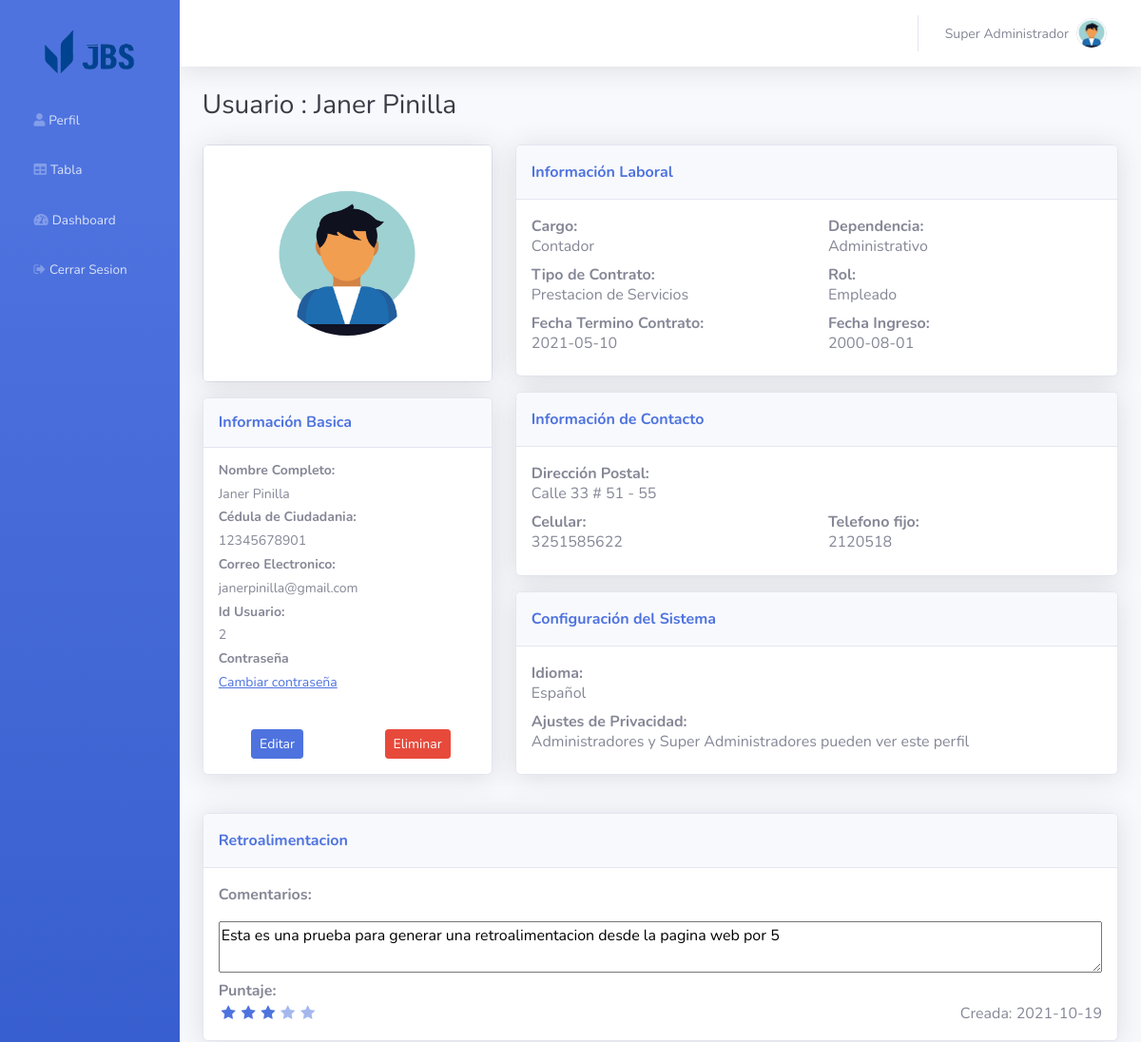
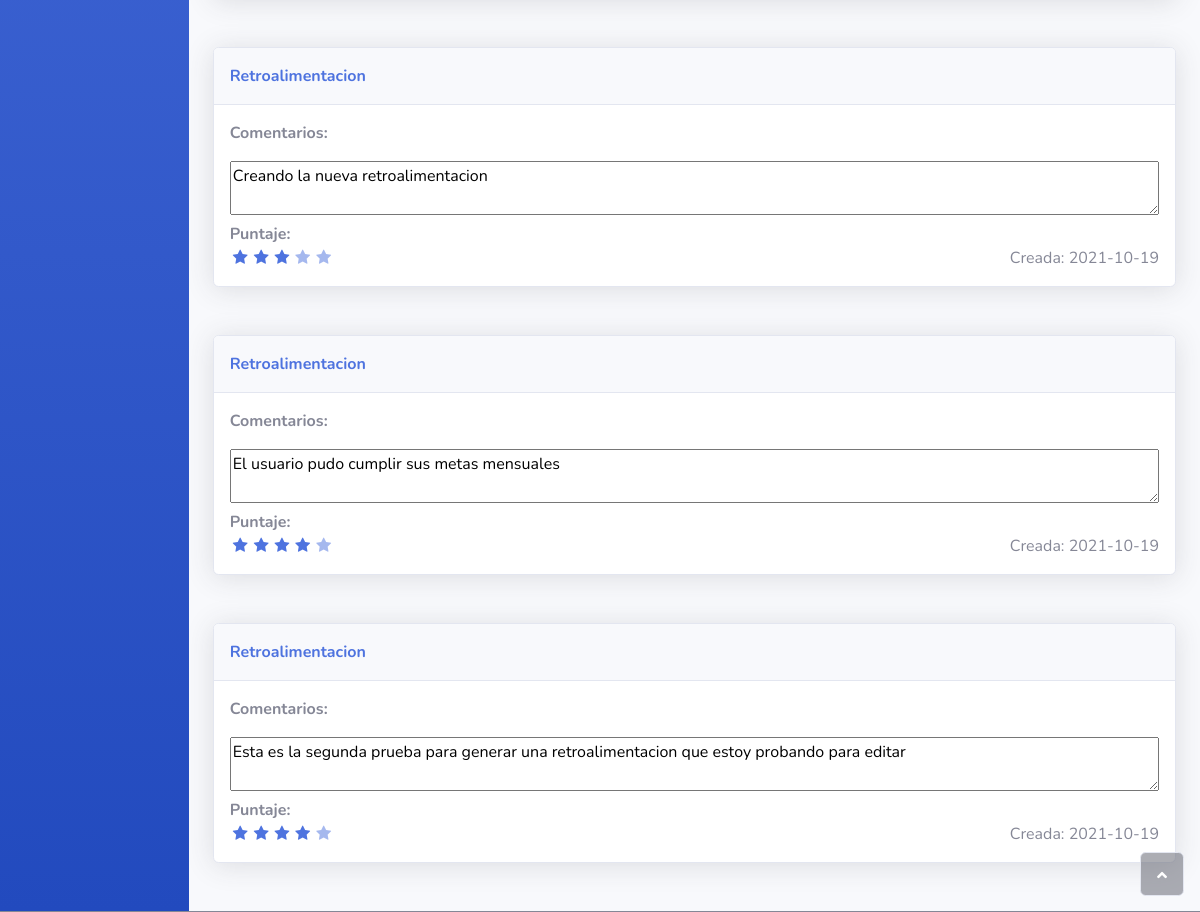
Screenshot of /system/view/2 (signed in) with the database file from the repository (2 pictures, top to bottom).
### flaskr/models/usuario.py (models this page shows, shortened)
class Usuario(UserMixin, sqla.Model):
    idUsuario = sqla.Column(sqla.Integer, primary_key=True, nullable=False)
    correo = sqla.Column(sqla.Text, nullable=False, unique=True)
    password = sqla.Column(sqla.Text, nullable=False)
    nombre = sqla.Column(sqla.Text, nullable=False)
    apellido = sqla.Column(sqla.Text, nullable=False)
    cedula = sqla.Column(sqla.Integer, nullable=False, unique=True)
    fecha_ingreso = sqla.Column(sqla.DateTime, nullable=False)
    fecha_contrato = sqla.Column(sqla.DateTime, nullable=False)
    tipo_contrato = sqla.Column(sqla.Text, nullable=False)
    cargo = sqla.Column(sqla.Text, nullable=False)
    dependencia = sqla.Column(sqla.Text, nullable=False)
    salario = sqla.Column(sqla.Float, nullable=False)
    estado = sqla.Column(sqla.Boolean, nullable=False, default=1)
    uuid = sqla.Column(sqla.String(64), nullable=False, default=lambda: str(uuid4()))
    idRol = sqla.Column(sqla.Integer, sqla.ForeignKey('rol.idRol'), nullable=False)
    nombreRol = sqla.relationship('Rol', backref=sqla.backref('usuarios', lazy=True))
    direccion = sqla.Column(sqla.String, nullable=False)
    celular = sqla.Column(sqla.Integer, nullable=False)
    telefono = sqla.Column(sqla.Integer, nullable=False)
    image = sqla.Column(sqla.Text, nullable=False)

### flaskr/models/rol.py (models this page shows)
class Rol(sqla.Model):
    idRol = sqla.Column(sqla.Integer, primary_key=True, nullable=False)
    tipo = sqla.Column(sqla.Text, nullable=False, unique=True)
    def __repr__(self):
        return self.tipo

### flaskr/models/retroalimentacion.py (models this page shows, shortened)
class Retroalimentacion(sqla.Model):
    idRetroalimentacion = sqla.Column(sqla.Integer, primary_key=True, nullable=False)
    idEmpleado = sqla.Column(sqla.Integer, sqla.ForeignKey('usuario.idUsuario'), nullable=False)
    idAdministrador = sqla.Column(sqla.Text, sqla.ForeignKey('usuario.idUsuario'), nullable=False)
    comentario = sqla.Column(sqla.Text, nullable=False)
    puntaje = sqla.Column(sqla.Integer, nullable=False)
    fecha = sqla.Column(sqla.DateTime, nullable=False, default=datetime.utcnow)

### flaskr/system.py (the view)
@bp.route("/view/<int:usuario_id>")
@login_required
@admin_required
def view(usuario_id):
    usuario = Usuario.query.filter_by(idUsuario=usuario_id, estado=1).first()
    error = None
    if not usuario:
        error = "El usuario con este id no se cnuentra en la base de datos"
    if error is None:
        if usuario.idRol == 3:
            retroalimentaciones = Retroalimentacion.query.filter_by(idEmpleado=usuario.idUsuario).order_by(Retroalimentacion.fecha.desc()).limit(5).all()
            return render_template('system/view.html',usuario=usuario, retroalimentaciones=retroalimentaciones)
        return render_template('system/view.html',usuario=usuario)
    flash(error, "danger")
    return redirect(url_for("system.table"))

### flaskr/templates/system/view.html (shortened to what this page needs)
{% extends 'base_after.html' %}
{% set active_page = 'Vista Usuario' %}
{% from "_flash_messages.html" import flash_messages %}
{% from "_retroalimentacion.html" import retroalimentacion %}
{% block container %}
<h3 class="text-dark mb-4">Usuario : {{usuario.nombre}} {{usuario.apellido}} </h3>
{% set flashes = get_flashed_messages(with_categories=true) %}
<div class="row mb-3">
    <div class="col-lg-4">
        <div class="card mb-3">
            <div class="card-body text-center shadow">
                <img class="rounded-circle mb-3 mt-4" src="{% if usuario.image %} {{ url_for('system.uploads', filename=usuario.image) }} {% else %} {{ url_for('static', filename='img/avatars/avatar.jpeg') }} {% endif %}" width="160" height="160">
            </div>
        </div>
        <div class="card shadow mb-4">
            <div class="card-header py-3">
                <h6 class="text-primary fw-bold m-0">Información Basica</h6>
            </div>
            <div class="card-body">
                <h4 class="small fw-bold">Nombre Completo: </h4>
                <h4 class="small"> {{usuario.nombre}} {{usuario.apellido}}</h4>
                <h4 class="small fw-bold">Cédula de Ciudadania: </h4>
                <h4 class="small"> {{usuario.cedula}} </h4>
                <h4 class="small fw-bold">Correo Electronico:</h4>
                <h4 class="small"> {{usuario.correo }} </h4>
                <h4 class="small fw-bold">Id Usuario:</h4>
                <h4 class="small">{{usuario.idUsuario}} </hh4>
                <h4 class="small fw-bold">Contraseña<br></h4>
                <a class="card-link" href="{{url_for('system.nueva_contrasena')}}" target="_blank"onclick="return confirm(&#39;Se enviara una nueva contraseña al correo del usuario ?&#39;)">
                    <h4 class="small">Cambiar contraseña</h4>
                </a>
            </div>
            <div class="card-body">
                <div class="row">
                    <div class="col" style="text-align: center;">
                        <a class="btn btn-primary btn-sm" role="button" style="margin: auto;" href="{{ url_for('system.edit', usuario_id=usuario.idUsuario) }}">Editar</a>
                    </div>
                    <div class="col" style="text-align: center;">
                        <a class="btn btn-danger btn-sm" role="button" style="margin: auto;" href="{{ url_for('system.delete', usuario_id=usuario.idUsuario) }}" onclick="return confirm(&#39;Esta seguro de eliminar a este usuario?&#39;);">Eliminar</a>
                    </div>
                </div>
            </div>
        </div>
    </div>
    <div class="col-lg-8">
        <div class="row">
            <div class="col">
                <div class="card shadow mb-3">
                    <div class="card-header py-3">
                        <p class="text-primary m-0 fw-bold">Información Laboral</p>
                    </div>
                    <div class="card-body">
                        <div class="row">
                            <div class="col" style="text-align: left;margin: auto;">
                                <div>
                                    <p class="text-secondary fw-bold" style="margin: auto;">Cargo:</p>
                                    <h6> {{usuario.cargo}} </h6>
                                </div>
                            </div>
                            <div class="col" style="text-align: left;margin: auto;">
                                <div>
                                    <p class="text-secondary fw-bold" style="margin: auto;">Dependencia:</p>
                                    <h6> {{usuario.dependencia}} </h6>
                                </div>
                            </div>
                        </div>
                        <div class="row">
                            <div class="col" style="text-align: left;margin: auto;">
                                <div>
                                    <p class="text-secondary fw-bold" style="margin: auto;">Tipo de Contrato:</p>
                                    <h6> {{usuario.tipo_contrato}} </h6>
                                </div>
                            </div>
                            <div class="col" style="text-align: left;margin: auto;">
                                <div>
                                    <p class="text-secondary fw-bold" style="margin: auto;">Rol:</p>
                                    <h6> {{usuario.nombreRol}} </h6>
                                </div>
                            </div>
                        </div>
                        <div class="row">
                            <div class="col" style="text-align: left;margin: auto;">
                                <div>
                                    <p class="text-secondary fw-bold" style="margin: auto;">Fecha Termino Contrato:</p>
                                    <h6> {{usuario.fecha_contrato.strftime('%Y-%m-%d')}} </h6>
                                </div>
                            </div>
                            <div class="col" style="text-align: left;margin: auto;">
                                <div>
                                    <p class="text-secondary fw-bold" style="margin: auto;">Fecha Ingreso:</p>
                                    <h6> {{usuario.fecha_ingreso.strftime('%Y-%m-%d')}} </h6>
                                </div>
                            </div>
                        </div>
                    </div>
                </div>
                <div class="card shadow" style="margin-bottom: 16px;">
                    <div class="card-header py-3">
                        <p class="text-primary m-0 fw-bold">Información de Contacto</p>
                    </div>
                    <div class="card-body">
                        <div>
                            <p class="text-secondary fw-bold" style="margin: auto;">Dirección Postal:</p>
                            <h6>{{usuario.direccion}}</h6>
                        </div>
                        <div class="row">
                            <div class="col" style="text-align: left;margin: auto;">
                                <div>
                                    <p class="text-secondary fw-bold" style="margin: auto;">Celular:</p>
                                    <h6>{{usuario.celular}}</h6>
                                </div>
                            </div>
                            <div class="col" style="text-align: left;margin: auto;">
                                <div>
                                    <p class="text-secondary fw-bold" style="margin: auto;">Telefono fijo:</p>
                                    <h6>{{usuario.telefono}}</h6>
                                </div>
                            </div>
                        </div>
                    </div>
                </div>
            </div>
        </div>
        <div class="card shadow">
            <div class="card-header py-3">
                <p class="text-primary m-0 fw-bold">Configuración del Sistema</p>
            </div>
            <div class="card-body">
                <div>
                    <p class="text-secondary fw-bold" style="margin: auto;">Idioma:</p>
                    <h6>Español</h6>
                </div>
                <div>
                    {% if usuario.idRol == 3 %}
                        <p class="text-secondary fw-bold" style="margin: auto;">Ajustes de Privacidad:</p>
                        <h6>Administradores y Super Administradores pueden ver este perfil&nbsp;</h6>
                    {% else %}
                        <p class="text-secondary fw-bold" style="margin: auto;">Ajustes de Privacidad:</p>
                        <h6>Solo los Super Administradores pueden ver este perfil&nbsp;</h6>
                    {% endif %}
                </div>
            </div>
        </div>
    </div>
</div>
{% if usuario.idRol == 3 %}
{{ retroalimentacion(retroalimentaciones, editable=false) }}
{% endif %}
{% endblock %}

### flaskr/templates/base_after.html (shortened to what this page needs)
{% extends 'base.html' %}
{% block body %}
<body id="page-top" style="border-bottom-width: 1px;border-bottom-style: solid;">
    <div id="wrapper">
        <nav class="navbar navbar-dark align-items-start sidebar sidebar-dark accordion bg-gradient-primary p-0" style="width: 150px;">
            <div class="container-fluid d-flex flex-column p-0">
                <a class="navbar-brand d-flex justify-content-center align-items-center sidebar-brand m-0" style="width: 150px;height: 100px;margin: auto">
                    <img src="/static/img/logo.png" style="width: 100px;min-width: 70px; display: block;margin: auto;border-radius: 26px;">
                </a>
                <ul class="navbar-nav text-light" id="accordionSidebar">
                    <li class="nav-item"><a style="width: 150px;" class="nav-link {{'active' if active_page == 'Profile' else ''}}" href="{{ url_for('system.profile') }}"><i class="fas fa-user"></i><span>Perfil</span></a></li>
                    {% if current_user.idRol == 1 or current_user.idRol == 2 %}
                    <li class="nav-item"><a style="width: 150px;" class="nav-link {{'active' if active_page == 'Table' else ''}}" href="{{ url_for('system.table') }}"><i class="fas fa-table"></i><span>Tabla</span></a></li>
                    <li class="nav-item"><a style="width: 150px;" class="nav-link {{'active' if active_page == 'Dashboard' else ''}}" href="{{ url_for('system.dashboard') }}"><i class="fas fa-tachometer-alt"></i><span>Dashboard</span></a></li>
                    {% endif %}
                    <li class="nav-item"><a style="width: 150px;" class="nav-link " href="{{ url_for('auth.logout') }}"><i class="fa fa-sign-out"></i><span>Cerrar Sesion</span></a></li>
                </ul>
            </div>
        </nav>
        <div class="d-flex flex-column" id="content-wrapper">
            <div id="content">
                <nav class="navbar navbar-light navbar-expand bg-white shadow mb-4 topbar static-top">
                    <div class="container-fluid">
                        <ul class="navbar-nav flex-nowrap ms-auto">
                            <li class="nav-item dropdown no-arrow">
                                <div class="nav-item dropdown no-arrow">
                                    <a class="dropdown-toggle nav-link" aria-expanded="false" data-bs-toggle="dropdown" href="#">
                                        <span class="d-none d-lg-inline me-2 text-gray-600 small">{{current_user.nombre}} {{ current_user.apellido }}</span>
                                        <img class="rounded-circle border img-profile" src="{% if current_user.image %} {{ url_for('system.uploads', filename=current_user.image) }} {% else %} {{ url_for('static', filename='img/avatars/avatar.jpeg') }} {% endif %}">
                                    </a>
                                </div>
                            </li>
                        </ul>
                    </div>
                </nav>
                <div class="container-fluid">
                    {% block container %} {% endblock %}
                </div>
            </div>
        </div>
        <a class="border rounded d-inline scroll-to-top" href="#page-top">
            <i class="fas fa-angle-up"></i>
        </a>
    </div>
</body>
{% endblock %}

### flaskr/templates/_retroalimentacion.html
{% macro retroalimentacion(retroalimentaciones, editable) %}
{% for r in retroalimentaciones %}
        <div class="card shadow mb-5">
            <div class="card-header py-3">
                <p class="text-primary m-0 fw-bold">Retroalimentacion</p>
            </div>
                <div class="card-body">
                    <div class="mb-3" style="margin-bottom: 6px;">
                        <p class="text-secondary fw-bold" style="margin: auto;">Comentarios:</p>
                    </div>
                    <div>
                        <textarea readonly id="signature" style="width: 100%;height: 100%;">{{ r.comentario }}</textarea>
                    </div>
                    <div class="col">
                        <p class="text-secondary fw-bold" style="margin: auto;">Puntaje:</p>
                        <div class="row">
                            <div class="col" >
                                <div class="stars disabled">
                                    {% for x in range(1,6) %}
                                        {% if x <= r.puntaje %}
                                            <i class="fa fa-star active" id="score"></i>
                                        {% else %}
                                            <i class="fa fa-star" id="score"></i>
                                        {% endif %}
                                    {% endfor %}
                                </div>
                            </div>
                            <div class="col" style="text-align: right;margin: auto;">
                                Creada: {{r.fecha.strftime('%Y-%m-%d')}}
                            </div>
                        </div>
                    </div>
                </div>
        </div>
{% endfor %}
{% endmacro %}

### rows the page displays
Usuario: nombre "Super", apellido "Administrador"
Usuario: nombre "Janer", apellido "Pinilla", cedula "12345678901", correo "janerpinilla@gmail.com", idUsuario "2", cargo "Contador", dependencia "Administrativo", tipo_contrato "Prestacion de Servicios", fecha_contrato "2021-05-10", fecha_ingreso "2000-08-01", direccion "Calle 33 # 51 - 55", celular "3251585622", telefono "2120518"
Rol: nombreRol "Empleado"
Retroalimentacion: comentario "Esta es una prueba para generar una retroalimentacion desde la pagina web por 5", puntaje 3 (drawn), fecha "2021-10-19"
Retroalimentacion: comentario "Creando la nueva retroalimentacion", puntaje 3 (drawn), fecha "2021-10-19"
Retroalimentacion: comentario "El usuario pudo cumplir sus metas mensuales", puntaje 4 (drawn), fecha "2021-10-19"
Retroalimentacion: comentario "Esta es la segunda prueba para generar una retroalimentacion que estoy probando para editar", puntaje 4 (drawn), fecha "2021-10-19"
